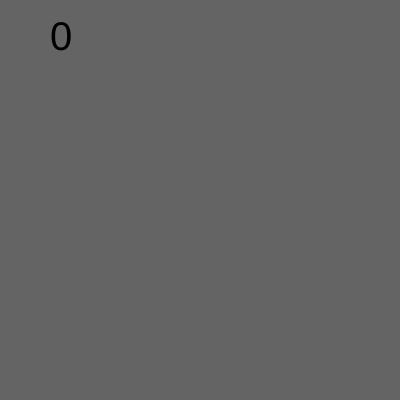
Frame 1 (no input)
Frame 60 (no input): identical to frame 1, image omitted
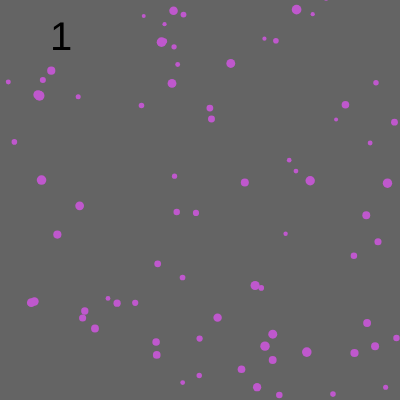
Frame 120 (the mouse pressed at the canvas centre since frame 60)

The p5.js sketch that drew these frames (run headless with seeded random() and noise() and a simulated clock; from frame 60 on, the mouse is pressed at the canvas centre):

// p5.js sketch
// ── sketch.js
// you have to initialize an array with empty square brackets
let particleSystems = [];

function setup() {
  createCanvas(400, 400);
  
}

function draw() {
  background(100);
  
  for(let i = 0; i < particleSystems.length; i++) {
    let ps = particleSystems[i]
    ps.update()
  }
  
  textSize(40)
  fill(0)
  text(particleSystems.length, 50, 50)
}

// we're making fireworks!
class ParticleSystem {
  constructor(xPos, yPos) {
    this.numParticles = random(50, 200)
    this.pos = createVector(xPos, yPos)
    this.gravity = random(0.01, 0.1)
    this.color = color(random(255), random(255), random(255))
    this.particles = [];
    
    for(let i = 0; i < this.numParticles; i++) {
      this.particles.push(new Particle(this.pos.x, this.pos.y, this.gravity, this.color))
    }
  }
  
  update() {
    for(let i = 0; i < this.particles.length; i++) {
      let p = this.particles[i]
      
      p.update();
      p.draw();
      
      if(p.alive == false) {
        this.particles.splice(i, 1)
      }
    }
  }  
}

class Particle {
  
  constructor(xPos, yPos, gravity, color) {
    this.pos = createVector(xPos, yPos)
    this.vel = createVector(random(-5, 5), random(-5, 5))
    this.acc = createVector(0, gravity)
    this.size = random(4, 10)
    this.color = color
    this.alive = true;
  }
  
  update() {
    this.pos.add(this.vel)
    this.vel.add(this.acc) // add the "gravity" from the parent particle system
    this.checkWalls();
  }
  
  draw() {
    fill(this.color)
    noStroke()
    circle(this.pos.x, this.pos.y, this.size)
  }
  
  checkWalls() {
    if(this.pos.x < 0 || 
       this.pos.x > width ||
       this.pos.y < 0 ||
       this.pos.y > height) {
      
       this.alive = false;
    }
  }
}

function mousePressed() {
  particleSystems.push(new ParticleSystem(mouseX, mouseY));
}














// ── style.css
html, body {
  margin: 0;
  padding: 0;
  /* background-color: green; */
  background-image: url("cat.jpg");
  background-size: cover;
}
canvas {
  display: block;
  position: fixed;
  left: 50%;
  top: 50%;
  transform: translate(-50%, -50%);
  /* width: 80% !important; */
  /* height: 80% !important; */
  object-fit: contain;
  border-radius: 10px;

  box-shadow: 0 20px 20px -10px rgba(0, 0, 0, .5);
}
